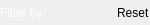
<?xml version="1.0" encoding="UTF-8"?>
<ui version="4.0">
 <class>FilterByWidgetClass</class>
 <widget class="QWidget" name="FilterByWidgetClass">
  <property name="geometry">
   <rect>
    <x>0</x>
    <y>0</y>
    <width>150</width>
    <height>25</height>
   </rect>
  </property>
  <property name="sizePolicy">
   <sizepolicy hsizetype="Minimum" vsizetype="Minimum">
    <horstretch>0</horstretch>
    <verstretch>0</verstretch>
   </sizepolicy>
  </property>
  <property name="minimumSize">
   <size>
    <width>150</width>
    <height>25</height>
   </size>
  </property>
  <property name="windowTitle">
   <string>Form</string>
  </property>
  <layout class="QHBoxLayout" name="horizontalLayout">
   <property name="spacing">
    <number>0</number>
   </property>
   <property name="leftMargin">
    <number>0</number>
   </property>
   <property name="topMargin">
    <number>0</number>
   </property>
   <property name="rightMargin">
    <number>0</number>
   </property>
   <property name="bottomMargin">
    <number>0</number>
   </property>
   <item>
    <widget class="QLabel" name="m_filterByLabel">
     <property name="sizePolicy">
      <sizepolicy hsizetype="Expanding" vsizetype="Preferred">
       <horstretch>0</horstretch>
       <verstretch>0</verstretch>
      </sizepolicy>
     </property>
     <property name="styleSheet">
      <string notr="true">color: white;</string>
     </property>
     <property name="text">
      <string>Filter by:</string>
     </property>
     <property name="wordWrap">
      <bool>true</bool>
     </property>
    </widget>
   </item>
   <item>
    <spacer name="horizontalSpacer">
     <property name="orientation">
      <enum>Qt::Horizontal</enum>
     </property>
     <property name="sizeHint" stdset="0">
      <size>
       <width>59</width>
       <height>20</height>
      </size>
     </property>
    </spacer>
   </item>
   <item>
    <widget class="AzToolsFramework::QBetterLabel" name="m_clearFiltersButton">
     <property name="text">
      <string>Reset</string>
     </property>
    </widget>
   </item>
  </layout>
 </widget>
 <customwidgets>
  <customwidget>
   <class>AzToolsFramework::QBetterLabel</class>
   <extends>QLabel</extends>
   <header>AzToolsFramework/UI/UICore/QBetterLabel.h</header>
  </customwidget>
 </customwidgets>
 <resources>
  <include location="search.qrc"/>
 </resources>
 <connections/>
</ui>
